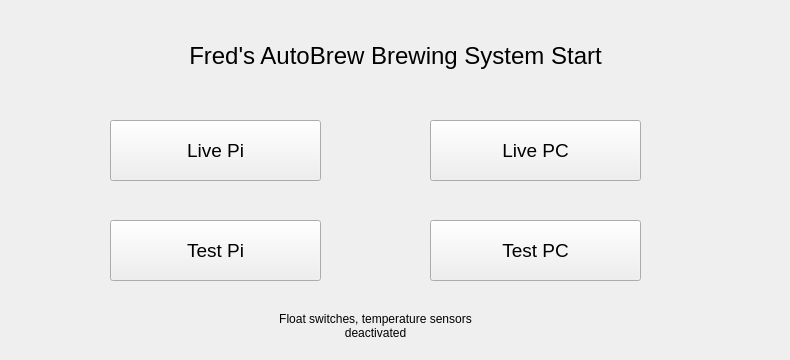
    <widget class="QWidget" name="TestorProd">
     <attribute name="title">
      <string>Test</string>
     </attribute>
     <widget class="QLabel" name="PageHeading">
      <property name="geometry">
       <rect>
        <x>10</x>
        <y>30</y>
        <width>771</width>
        <height>51</height>
       </rect>
      </property>
      <property name="font">
       <font>
        <pointsize>18</pointsize>
       </font>
      </property>
      <property name="text">
       <string>Fred's AutoBrew Brewing System Start</string>
      </property>
      <property name="alignment">
       <set>Qt::AlignCenter</set>
      </property>
     </widget>
     <widget class="QPushButton" name="TestPCButton">
      <property name="geometry">
       <rect>
        <x>430</x>
        <y>220</y>
        <width>211</width>
        <height>61</height>
       </rect>
      </property>
      <property name="font">
       <font>
        <pointsize>14</pointsize>
       </font>
      </property>
      <property name="text">
       <string>Test PC</string>
      </property>
     </widget>
     <widget class="QLabel" name="TestVerbiage">
      <property name="geometry">
       <rect>
        <x>270</x>
        <y>300</y>
        <width>211</width>
        <height>51</height>
       </rect>
      </property>
      <property name="font">
       <font>
        <pointsize>9</pointsize>
       </font>
      </property>
      <property name="text">
       <string>Float switches, temperature sensors deactivated</string>
      </property>
      <property name="alignment">
       <set>Qt::AlignCenter</set>
      </property>
      <property name="wordWrap">
       <bool>true</bool>
      </property>
     </widget>
     <widget class="QPushButton" name="LivePiButton">
      <property name="geometry">
       <rect>
        <x>110</x>
        <y>120</y>
        <width>211</width>
        <height>61</height>
       </rect>
      </property>
      <property name="font">
       <font>
        <pointsize>14</pointsize>
       </font>
      </property>
      <property name="text">
       <string>Live Pi</string>
      </property>
     </widget>
     <widget class="QPushButton" name="TestPiButton">
      <property name="geometry">
       <rect>
        <x>110</x>
        <y>220</y>
        <width>211</width>
        <height>61</height>
       </rect>
      </property>
      <property name="font">
       <font>
        <pointsize>14</pointsize>
       </font>
      </property>
      <property name="text">
       <string>Test Pi</string>
      </property>
     </widget>
     <widget class="QPushButton" name="LivePCButton">
      <property name="geometry">
       <rect>
        <x>430</x>
        <y>120</y>
        <width>211</width>
        <height>61</height>
       </rect>
      </property>
      <property name="font">
       <font>
        <pointsize>14</pointsize>
       </font>
      </property>
      <property name="text">
       <string>Live PC</string>
      </property>
     </widget>
    </widget>
